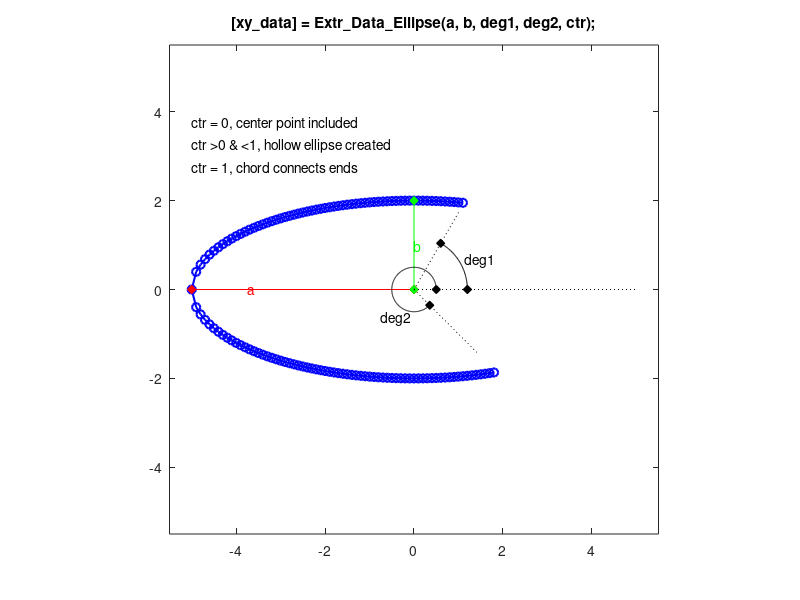

Write the MATLAB code that produced this figure.
function [xy_data] = Extr_Data_Ellipse(a, b, deg1, deg2, ctr, varargin)
%Extr_Data_Ellipse Produce extrusion data for an ellipse.
%   [xy_data] = Extr_Data_Ellipse(a, b, deg1, deg2, ctr, varargin)
%   This function returns x-y data for a ring.  
%   You can specify:
%       Radius 1        a
%       Radius 2        b
%       Start angle     deg1
%       Finish angle	deg2
%       Include Center	ctr
%
%   To see a plot showing parameter values, enter the name
%   of the function with no arguments
%   >> Extr_Data_Ellipse
%
%   To see a plot created with your parameter values, 
%   add 'plot' as the final argument
%   >> Extr_Data_Ellipse(5,2,60,315,1,'plot')

% Copyright 2012-2015 The MathWorks, Inc.

% DEFAULT DATA TO SHOW DIAGRAM
if (nargin == 0)
    a = 5;
    b = 2;
    deg1 = 60;
    deg2 = 315;
    ctr = 1;
end

% CHECK IF PLOT SHOULD BE PRODUCED
if (isempty(varargin))
    showplot = 'n';
else
    showplot = varargin;
end

% CALCULATE QUARTER ELLIPSE
xdata = a:-a/50:0;
for i=1:length(xdata)
	ydata(i) = b/a*sqrt(a^2-xdata(i)^2);
end

% FULL OUTER ELLIPSE
xy_data = [xdata -fliplr(xdata(1:end-1)) -xdata(2:end) fliplr(xdata(1:end-1)); ydata fliplr(ydata(1:end-1)) -ydata(2:end) -fliplr(ydata(1:end-1))]';

% DETERMINE START AND STOP
angles = unwrap(atan2(xy_data(:,2),xy_data(:,1)))*180/pi;
start = find(angles>=deg1);
start_ind = start(1);
finish = find(angles<=deg2);
finish_ind = finish(end);

if (ctr == 0)
    xy_data = [0 0; xy_data(start_ind:finish_ind,:)];
elseif (ctr == 1)
    xy_data = [xy_data(start_ind:finish_ind,:)];
else
    xy_data = [xy_data(start_ind:finish_ind,:);flipud(xy_data(start_ind:finish_ind,:))*ctr];
end


% PLOT DIAGRAM TO SHOW PARAMETERS AND EXTRUSION
if (nargin == 0 || strcmpi(showplot,'plot'))
    % PLOT EXTRUSION
    plot(xy_data(:,1),xy_data(:,2),'b-o','LineWidth',1.5);
    axis('square');
    axis([-1.1 1.1 -1.1 1.1]*max(a,b));
    
    % SHOW PARAMETERS
    hold on
    
    a_label_ang = 180;
    b_label_ang = 90;
    plot([0 a*(cos(a_label_ang*pi/180))],[0 a*(sin(a_label_ang*pi/180))],'r-d','MarkerFaceColor','r');
    text(cos(a_label_ang*pi/180)*0.75*a,sin(a_label_ang*pi/180)*0.75*a,'{\color{red}a}');
    
    plot([0 b*(cos(b_label_ang*pi/180))],[0 b*(sin(b_label_ang*pi/180))],'g-d','MarkerFaceColor','g');
    text(cos(b_label_ang*pi/180)*0.5*b,sin(b_label_ang*pi/180)*0.5*b,'{\color{green}b}');
    
    plot([0 a],[0 0],'k:');
    plot([0 b*cos(deg1*pi/180)],[0 b*sin(deg1*pi/180)],'k:');
    plot([0 b*cos(deg2*pi/180)],[0 b*sin(deg2*pi/180)],'k:');    

    arc1_r = 0.6*b;
    arc1 = [(0:1:deg1)]'*pi/180;
    plot(cos(arc1)*arc1_r,sin(arc1)*arc1_r,'k-');
    plot(cos(arc1(1))*arc1_r,sin(arc1(1))*arc1_r,'kd','MarkerFaceColor','k');
    plot(cos(arc1(end))*arc1_r,sin(arc1(end))*arc1_r,'kd','MarkerFaceColor','k');
    text(cos(deg1/2*pi/180)*arc1_r*1.1,sin(deg1/2*pi/180)*arc1_r*1.1,'deg1');

    arc2_r = 0.25*b;
    arc2 = [(0:1:deg2)]'*pi/180;
    plot(cos(arc2)*arc2_r,sin(arc2)*arc2_r,'k-');
    plot(cos(arc2(1))*arc2_r,sin(arc2(1))*arc2_r,'kd','MarkerFaceColor','k');
    plot(cos(arc2(end))*arc2_r,sin(arc2(end))*arc2_r,'kd','MarkerFaceColor','k');
    text(cos(0.7*deg2*pi/180)*arc2_r*2,sin(0.7*deg2*pi/180)*arc2_r*2,'deg2');
    
    text(-a,0.75*a,'ctr = 0, center point included');
    text(-a,0.65*a,'ctr >0 & <1, hollow ellipse created');
    text(-a,0.55*a,'ctr = 1, chord connects ends');
    
    title(['[xy\_data] = Extr\_Data\_Ellipse(a, b, deg1, deg2, ctr);']);
    hold off
    clear xy_data
end
